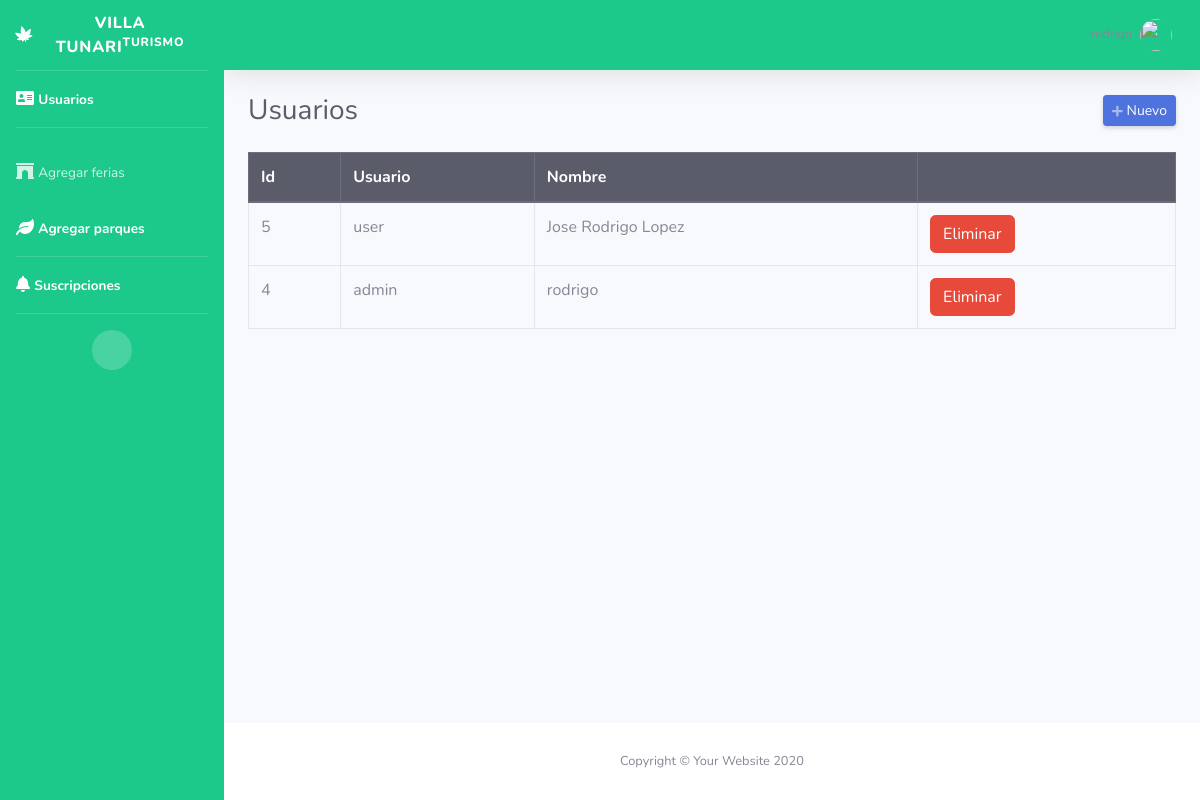
The page /admin/usuario.php (signed in) on the database as committed earlier.
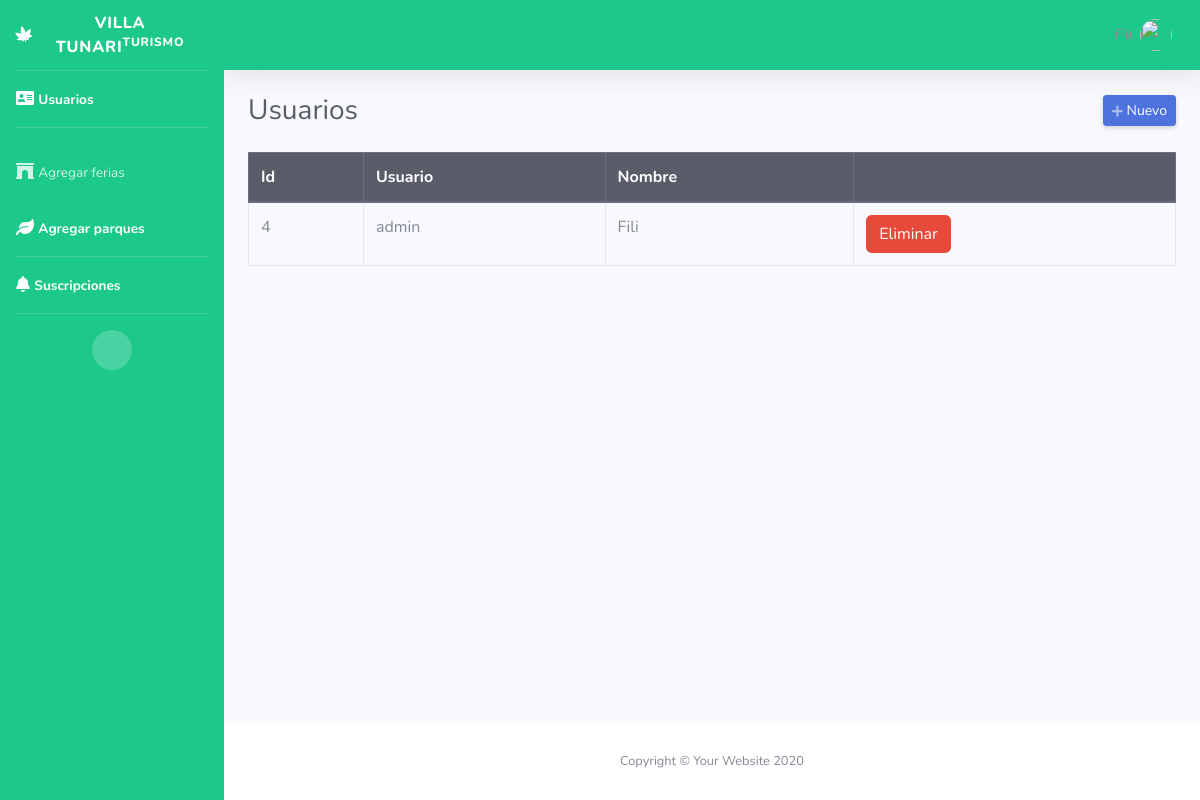
The same page on the database as committed later.
### tables this page shows
CREATE TABLE `usuarios` (
  `id` int(11) NOT NULL,
  `usuario` varchar(20) NOT NULL,
  `nombre` varchar(100) NOT NULL,
  `clave` varchar(100) NOT NULL
);

### admin/usuario.php (the view, shortened to what this page needs)
<?php
require_once "../config/conexion.php";
include("includes/header.php");
?>
<div class="d-sm-flex align-items-center justify-content-between mb-4">
    <h1 class="h3 mb-0 text-gray-800">Usuarios</h1>
    <a href="#" class="d-none d-sm-inline-block btn btn-sm btn-primary shadow-sm" id="abrirCategoria"><i class="fas fa-plus fa-sm text-white-50"></i> Nuevo</a>
</div>
<div class="row">
    <div class="col-md-12">
        <div class="table-responsive">
            <table class="table table-hover table-bordered" style="width: 100%;">
                <thead class="thead-dark">
                    <tr>
                        <th>Id</th>
                        <th>Usuario</th>
                        <th>Nombre</th>
                        <th></th>
                    </tr>
                </thead>
                <tbody>
                    <?php
                    $query = mysqli_query($conexion, "SELECT * FROM usuarios ORDER BY id DESC");
                    while ($data = mysqli_fetch_assoc($query)) { ?>
                        <tr>
                            <td><?php echo $data['id']; ?></td>
                            <td><?php echo $data['usuario']; ?></td>
                            <td><?php echo $data['nombre']; ?></td>
                            <td>
                                <form method="post" action="eliminar.php?accion=user&id=<?php echo $data['id']; ?>" class="d-inline eliminar">
                                    <button class="btn btn-danger" type="submit">Eliminar</button>
                                </form>
                            </td>
                        </tr>
                    <?php } ?>
                </tbody>
            </table>
        </div>
    </div>
</div>
<?php include("includes/footer.php"); ?>

Rows that differ between the two databases and show on the page:
removed usuarios: id "5", usuario "user", nombre "Jose Rodrigo Lopez"
changed usuarios "admin": nombre "rodrigo" → "Fili"
